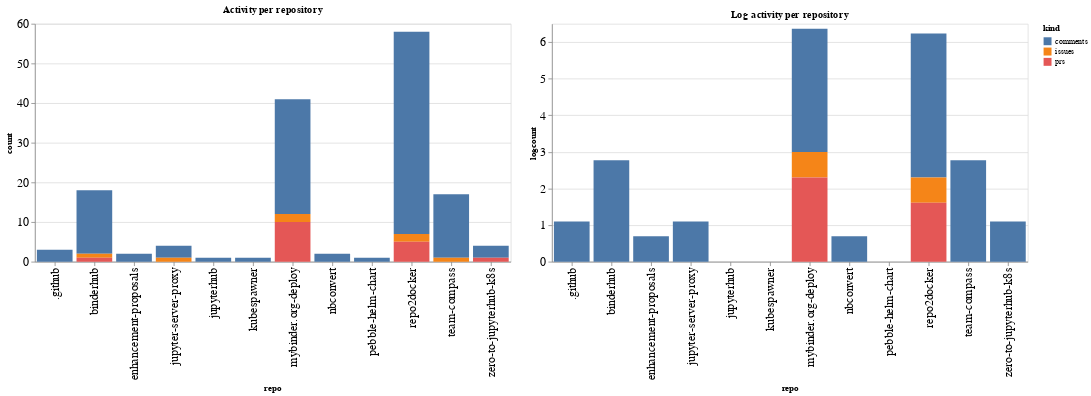

Notebook cell for this chart:
### Code cell
ch1 = alt.Chart(repo_summaries, width=600, title="Activity per repository").mark_bar().encode(
    x='repo',
    y='count',
    color='kind',
    tooltip="kind"
)

ch2 = alt.Chart(repo_summaries, width=600, title="Log activity per repository").mark_bar().encode(
    x='repo',
    y='logcount',
    color='kind',
    tooltip="kind"
)

ch1 | ch2

### Figure 1 — Vega-Lite specification as saved in the notebook (floating-point values rounded to 4 significant figures)
{"config": {"axisLeft": {"labelFontSize": 15}, "axisBottom": {"labelFontSize": 15}}, "hconcat": [{"mark": "bar", "encoding": {"color": {"type": "nominal", "field": "kind"}, "tooltip": {"type": "nominal", "field": "kind"}, "x": {"type": "nominal", "field": "repo"}, "y": {"type": "quantitative", "field": "count"}}, "title": "Activity per repository", "width": 600}, {"mark": "bar", "encoding": {"color": {"type": "nominal", "field": "kind"}, "tooltip": {"type": "nominal", "field": "kind"}, "x": {"type": "nominal", "field": "repo"}, "y": {"type": "quantitative", "field": "logcount"}}, "title": "Log activity per repository", "width": 600}], "data": {"name": "data-47c03028cabb07e37cab404fe1fdcadc"}, "$schema": "https://vega.github.io/schema/vega-lite/v4.8.1.json", "datasets": {"data-47c03028cabb07e37cab404fe1fdcadc": [{"repo": ".github", "kind": "comments", "count": 3, "logcount": 1.099}, {"repo": "binderhub", "kind": "comments", "count": 16, "logcount": 2.773}, {"repo": "binderhub", "kind": "issues", "count": 1, "logcount": 0.0}, {"repo": "binderhub", "kind": "prs", "count": 1, "logcount": 0.0}, {"repo": "enhancement-proposals", "kind": "comments", "count": 2, "logcount": 0.6931}, {"repo": "jupyter-server-proxy", "kind": "comments", "count": 3, "logcount": 1.099}, {"repo": "jupyter-server-proxy", "kind": "issues", "count": 1, "logcount": 0.0}, {"repo": "jupyterhub", "kind": "comments", "count": 1, "logcount": 0.0}, {"repo": "kubespawner", "kind": "comments", "count": 1, "logcount": 0.0}, {"repo": "mybinder.org-deploy", "kind": "comments", "count": 29, "logcount": 3.367}, {"repo": "mybinder.org-deploy", "kind": "issues", "count": 2, "logcount": 0.6931}, {"repo": "mybinder.org-deploy", "kind": "prs", "count": 10, "logcount": 2.303}, {"repo": "nbconvert", "kind": "comments", "count": 2, "logcount": 0.6931}, {"repo": "pebble-helm-chart", "kind": "comments", "count": 1, "logcount": 0.0}, {"repo": "repo2docker", "kind": "comments", "count": 51, "logcount": 3.932}, {"repo": "repo2docker", "kind": "issues", "count": 2, "logcount": 0.6931}, {"repo": "repo2docker", "kind": "prs", "count": 5, "logcount": 1.609}, {"repo": "team-compass", "kind": "comments", "count": 16, "logcount": 2.773}, {"repo": "team-compass", "kind": "issues", "count": 1, "logcount": 0.0}, {"repo": "zero-to-jupyterhub-k8s", "kind": "comments", "count": 3, "logcount": 1.099}, {"repo": "zero-to-jupyterhub-k8s", "kind": "prs", "count": 1, "logcount": 0.0}]}}
